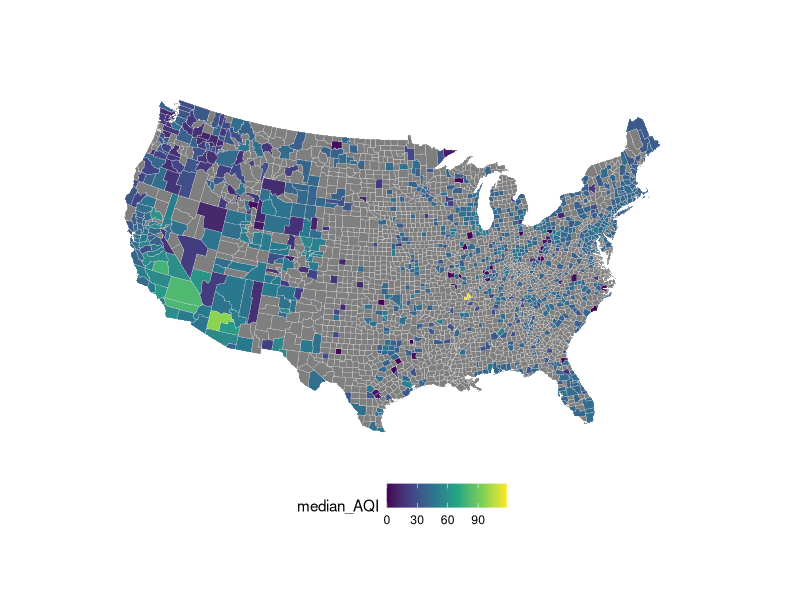
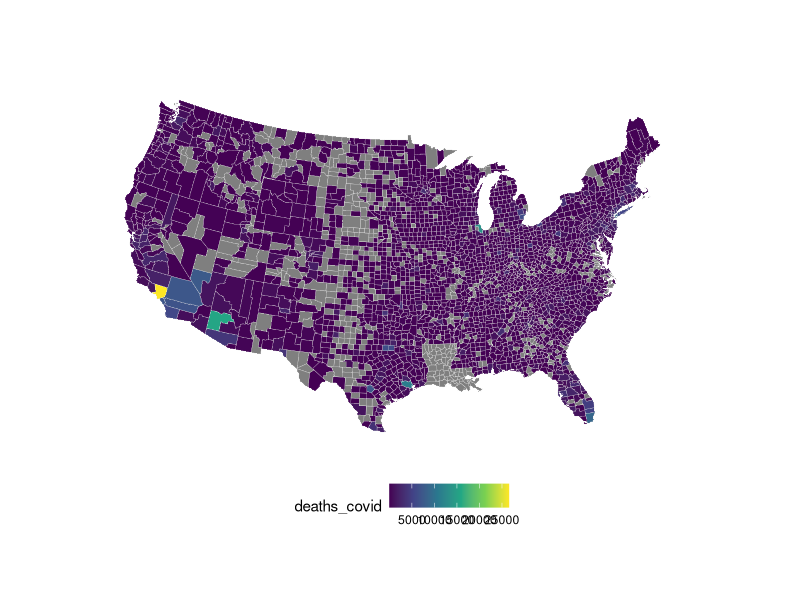
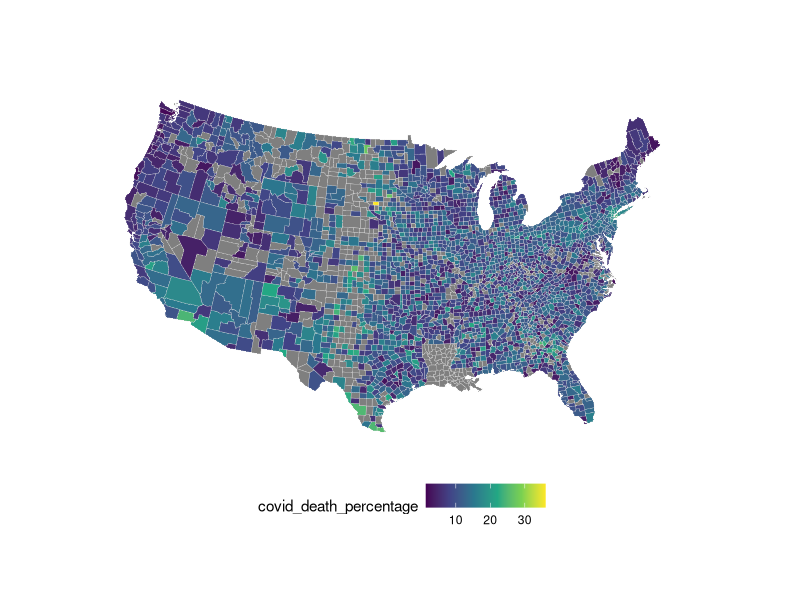
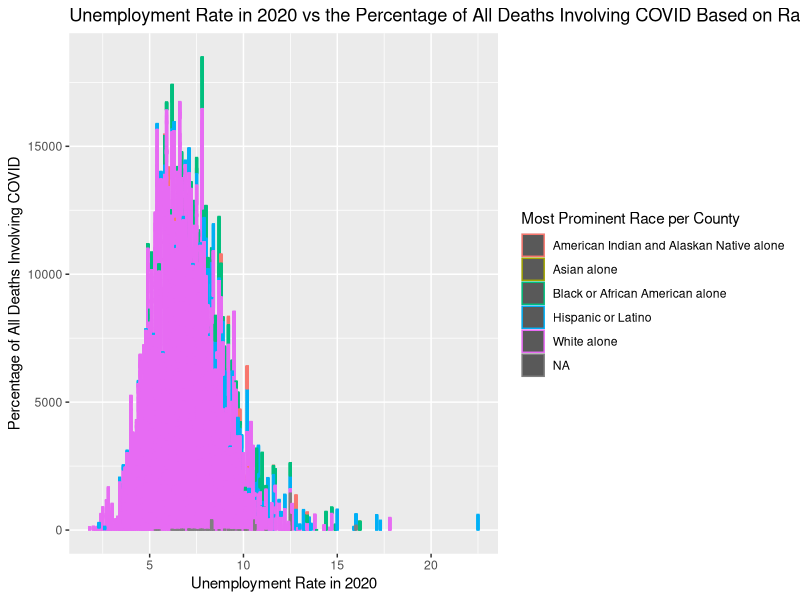
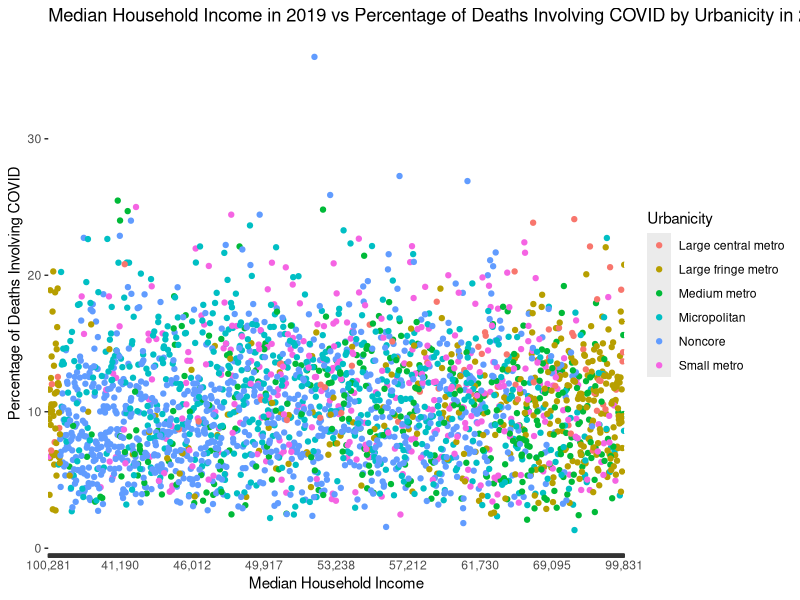
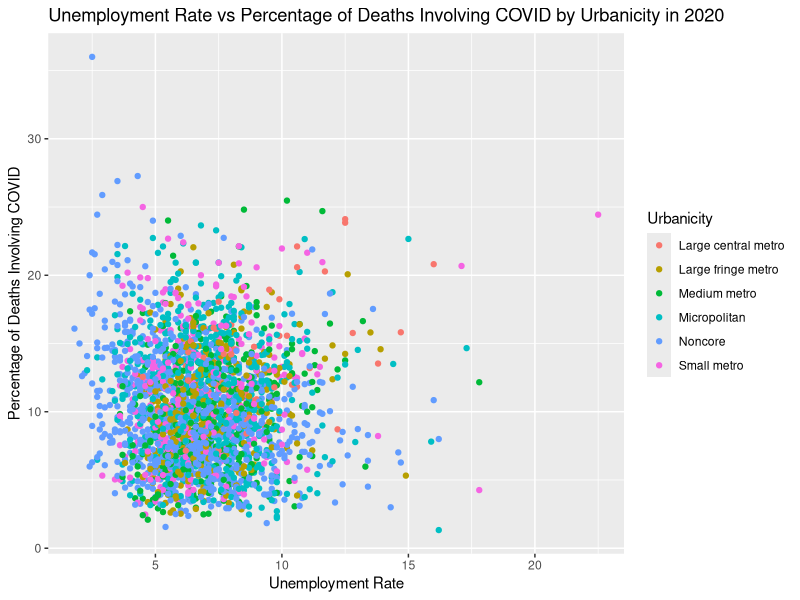
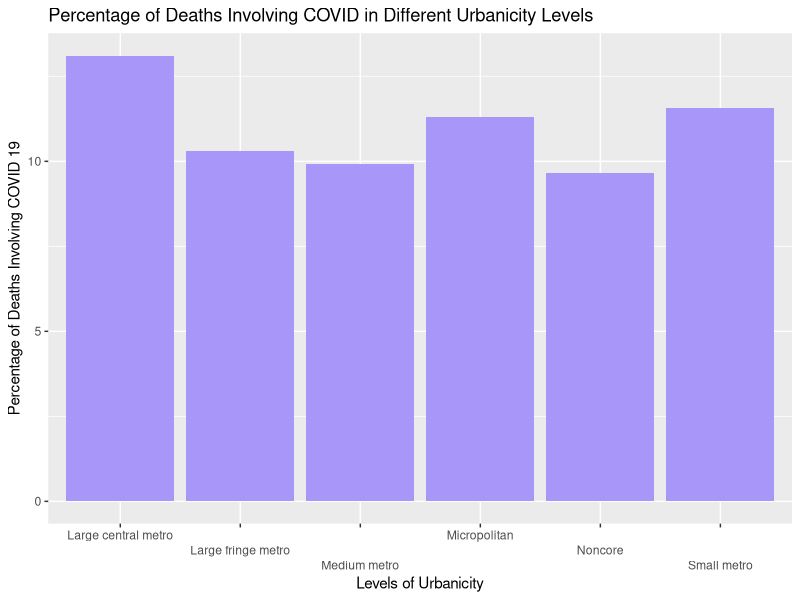
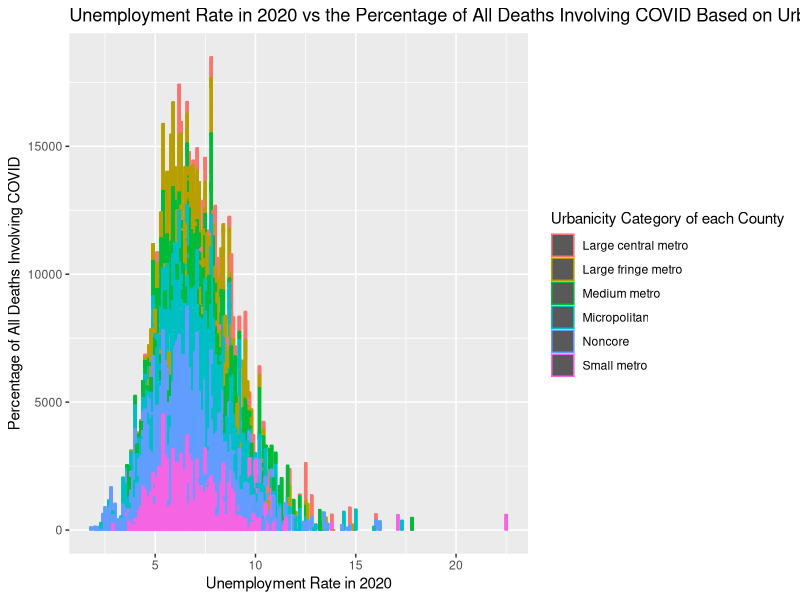

Recreate these plots in R, in order.
library(tidyr)
library(dplyr)
library(tidyverse)
library(data.table)
require(data.table)
library(scales)
library(maps)
library(mapproj)
library(patchwork)

# https://data.cdc.gov/NCHS/Provisional-COVID-19-Death-Counts-in-the-United-St/kn79-hsxy
covid_deaths <- read.csv("./data/covid_death_county.csv",
                         stringsAsFactors = FALSE) %>%
  rename(state = State, county = County.name, county_code = FIPS.County.Code, urbanicity = Urban.Rural.Code, deaths_covid = Deaths.involving.COVID.19, deaths_all = Deaths.from.All.Causes) %>%
  mutate(across(county, tolower)) %>%
  mutate(county = trimws(county)) %>%
  select(!c("Date.as.of", "Start.Date", "End.Date", "Footnote"))

aqi_county <- read.csv("./data/annual_aqi_by_county_2021.csv",
                       stringsAsFactors = FALSE) %>%
  mutate(across(County, tolower)) %>%
  mutate(State = state.abb[match(State,state.name)]) %>%
  filter(!is.na(State)) %>%
  rename(state = State, county = County, year = Year, max_AQI = Max.AQI, median_AQI = Median.AQI) %>%
  select(state, county, year, max_AQI, median_AQI)

# https://www.ers.usda.gov/data-products/county-level-data-sets
income_2019 <- read.csv("./data/unemployment_2019.csv",
                        stringsAsFactors = FALSE) %>%
  select(c("FIPS_Code", "State", "Area_name", "Employed_2019", "Unemployed_2019", "Unemployment_rate_2019", "Employed_2020", "Unemployed_2020", "Unemployment_rate_2020", "Median_Household_Income_2019")) %>%
  rename(county_code = FIPS_Code, state = State, county = Area_name) %>%
  filter(county_code != 0) %>%
  filter(county_code %% 1000 != 0) %>%
  mutate(across(county, tolower))
income_2019$county <- gsub("(.*),.*", "\\1", income_2019$county)

deaths_income <- as.data.table(merge(covid_deaths, income_2019,  by = c("county_code", "state", "county"), all.x = TRUE,all.y=TRUE))
deaths_income <- transform(deaths_income, county = sub(' city and borough', '', county))
deaths_income <- transform(deaths_income, county = sub(' city', '', county))
deaths_income <- transform(deaths_income, county = sub(' county', '', county))
deaths_income <- transform(deaths_income, county = sub(' borough', '', county))
deaths_income <- transform(deaths_income, county = sub(' census area', '', county))
deaths_income <- transform(deaths_income, county = sub(' municipality', '', county))

deaths_income_aqi <- as.data.table(merge(deaths_income, aqi_county,  by = c("state","county"), all.x = TRUE, all.y=TRUE)) %>%
  filter(!is.na(county_code)) %>%
  rename("region" = "state", "subregion" = "county") %>%
  mutate(covid_death_percentage = round((deaths_covid / deaths_all) * 100, 2))
deaths_income_aqi$region <- state.name[match(deaths_income_aqi$region,state.abb)]
deaths_income_aqi$region <- tolower(deaths_income_aqi$region)

# aqi_county <- transform(aqi_county, County = sub('city and borough', '', County))
# aqi_county <- transform(aqi_county, County = sub('city', '', County))
# aqi_county <- transform(aqi_county, County = sub('county', '', County))
# aqi_county <- transform(aqi_county, County = sub('borough', '', County))
# aqi_county <- transform(aqi_county, County = sub('census area', '', County))
# aqi_county <- transform(aqi_county, County = sub('municipality', '', County))


# require(data.table)
# covid_deaths<-as.data.table(covid_deaths)
# aqi_county<-as.data.table(aqi_county)
# covid_deaths[,County:=trimws(County)]

## Page 2. There are more deaths in large central metro, but that could just be because of population size. Let's look at it by
## percentage. We can see that large central metro still has a large percentage of its deaths in 2021 be from COVID, but so
## are a large percentage of deaths in the small metro and micropolitan urbanicities.
urbanicity_deaths_plot <- deaths_income_aqi %>%
  filter(!is.na(covid_death_percentage)) %>%
  ggplot(aes(x = urbanicity, y = deaths_covid)) +
  geom_bar(stat="identity", fill = "#A897F9") +
  scale_y_continuous(name="Total Deaths Involving COVID 19", labels = comma) +
  scale_x_discrete(guide = guide_axis(n.dodge=3)) +
  labs(title = "Total Deaths Involving COVID in Different Urbanicity Levels", x = "Levels of Urbanicity")

urbanicity_deaths_percentage_plot <- deaths_income_aqi %>%
  filter(!is.na(covid_death_percentage)) %>%
  group_by(urbanicity) %>%
  summarize(average_percent_deaths = mean(covid_death_percentage, na.rm = TRUE)) %>%
  ggplot(aes(x = urbanicity, y = average_percent_deaths)) +
  geom_bar(stat="identity", fill = "#A897F9") +
  scale_y_continuous(name="Percentage of Deaths Involving COVID 19", labels = comma) +
  scale_x_discrete(guide = guide_axis(n.dodge=3)) +
  labs(title = "Percentage of Deaths Involving COVID in Different Urbanicity Levels", x = "Levels of Urbanicity")


## Map Section

## Initialize Map
us_counties <- map_data("county")

county_table <- as.data.table(merge(deaths_income_aqi, us_counties,  by = c("region","subregion"), all.x = TRUE, all.y=TRUE))


## Page 3. AQI, Deaths, and Deaths Percentage vs County Maps
aqi_county_map <- county_table %>%
  ggplot(aes(x = long, y = lat, group = group, fill = median_AQI)) +
  geom_polygon(color = "gray90", size = 0.1) +
  coord_map(projection = "albers", lat0 = 45, lat1 = 55) +
  scale_fill_continuous(type = "viridis")+
  theme(legend.position="bottom",
        axis.line=element_blank(),
        axis.text=element_blank(),
        axis.ticks=element_blank(),
        axis.title=element_blank(),
        panel.background=element_blank(),
        panel.border=element_blank(),
        panel.grid=element_blank())

aqi_county_map <- county_table %>%
  ggplot(aes(x = long, y = lat, group = group, fill = median_AQI)) +
  geom_polygon(color = "gray90", size = 0.1) +
  coord_map(projection = "albers", lat0 = 45, lat1 = 55) +
  scale_fill_continuous(type = "viridis")+
  theme(legend.position="bottom",
        axis.line=element_blank(),
        axis.text=element_blank(),
        axis.ticks=element_blank(),
        axis.title=element_blank(),
        panel.background=element_blank(),
        panel.border=element_blank(),
        panel.grid=element_blank())

covid_deaths_county_map <- county_table %>%
  ggplot(aes(x = long, y = lat, group = group, fill = deaths_covid)) +
  geom_polygon(color = "gray90", size = 0.1) +
  coord_map(projection = "albers", lat0 = 45, lat1 = 55) +
  scale_fill_continuous(type = "viridis")+
  theme(legend.position="bottom",
        axis.line=element_blank(),
        axis.text=element_blank(),
        axis.ticks=element_blank(),
        axis.title=element_blank(),
        panel.background=element_blank(),
        panel.border=element_blank(),
        panel.grid=element_blank())

covid_deaths_percentage_county_map <- county_table %>%
  ggplot(aes(x = long, y = lat, group = group, fill = covid_death_percentage)) +
  geom_polygon(color = "gray90", size = 0.1) +
  coord_map(projection = "albers", lat0 = 45, lat1 = 55) +
  scale_fill_continuous(type = "viridis")+
  theme(legend.position="bottom",
        axis.line=element_blank(),
        axis.text=element_blank(),
        axis.ticks=element_blank(),
        axis.title=element_blank(),
        panel.background=element_blank(),
        panel.border=element_blank(),
        panel.grid=element_blank())


## Page 4. Tables that show top counties by death and by death percentage and their urbanicities.

covid_deaths_top_table <- county_table %>%
  select(region, subregion, urbanicity, deaths_covid) %>%
  distinct(.keep_all = TRUE) %>%
  arrange(-deaths_covid) %>%
  top_n(20)
covid_deaths_top_urbanicity <- covid_deaths_top_table %>%
  group_by(urbanicity) %>%
  summarize(count = n())

covid_deaths_percentage_top_table <- county_table %>%
  select(region, subregion, urbanicity, covid_death_percentage) %>%
  distinct(.keep_all = TRUE) %>%
  arrange(-covid_death_percentage) %>%
  top_n(20)
covid_percentage_top_urbanicity <- covid_deaths_percentage_top_table %>%
  group_by(urbanicity) %>%
  summarize(count = n()) %>%
  arrange(-count)

## page 5, covid deaths vs unemployment rates and household income

#plug in urbanicity_deaths_percentage_plot here from above to compare with this one
urbanicity_unemployment_2020_plot <- deaths_income_aqi %>%
  filter(!is.na(Unemployment_rate_2020)) %>%
  group_by(urbanicity) %>%
  summarize(mean_unemployment_rate_2020 = (mean(Unemployment_rate_2020) * 100)) %>%
              ggplot(mapping = aes(x = urbanicity, y = mean_unemployment_rate_2020)) +
              geom_bar(stat="identity", fill = "#A897F9") +
              scale_x_discrete(guide = guide_axis(n.dodge=3)) +
              labs(title = "Unemployment Rate in 2020 in Different Urbanicity Levels", x = "Levels of Urbanicity")
## there isn't much of a correlation here, but larger cities tend to have more unemployment rates
            
unemployment_deaths_percentage_scatter <- deaths_income_aqi %>%
  filter(!is.na(covid_death_percentage)) %>%
  ggplot(mapping = aes(x = Unemployment_rate_2020, y = covid_death_percentage, color = urbanicity)) +
  geom_point() +
  labs(title = "Unemployment Rate vs Percentage of Deaths Involving COVID by Urbanicity in 2020", x = "Unemployment Rate", y = "Percentage of Deaths Involving COVID", color = "Urbanicity")

income_deaths_percentage_scatter <- deaths_income_aqi %>%
  filter(!is.na(covid_death_percentage)) %>%
  filter(!is.na(Median_Household_Income_2019)) %>%
  ggplot(mapping = aes(x = Median_Household_Income_2019, y = covid_death_percentage, color = urbanicity)) +
  geom_point(stat = "identity") +
  scale_x_discrete(guide = guide_axis(check.overlap = TRUE)) +
  labs(title = "Median Household Income in 2019 vs Percentage of Deaths Involving COVID by Urbanicity in 2020", x = "Median Household Income", y = "Percentage of Deaths Involving COVID", color = "Urbanicity")
## there doesn't seem to be a correlation here with income and percentage deaths, but it's very slight with unemployment.
## you can see that most people in large fringe metro are either unemployed or make a lot of money, almost 100,000

# https://covidtracking.com/race
covid_race_combine <- read.csv("./data/covid-county-by-race.csv",
                                 stringsAsFactors = FALSE) %>%
  select(-c(deaths, deathsPer100k)) %>%
  rename("region" = "state", "subregion" = "countyName") %>%
  mutate(across(region, tolower)) %>%
  mutate(across(subregion, tolower)) %>%
  rename("total pop" = total)
covid_race_combine <- transform(covid_race_combine, subregion = sub(' city and borough', '', subregion))
covid_race_combine <- transform(covid_race_combine, subregion = sub(' city', '', subregion))
covid_race_combine <- transform(covid_race_combine, subregion = sub(' county', '', subregion))
covid_race_combine <- transform(covid_race_combine, subregion = sub(' borough', '', subregion))
covid_race_combine <- transform(covid_race_combine, subregion = sub(' census area', '', subregion))
covid_race_combine <- transform(covid_race_combine, subregion = sub(' municipality', '', subregion))
county_table <- as.data.table(merge(county_table, covid_race_combine,  by = c("region","subregion"), all.x = TRUE, all.y = FALSE))


## page 6. unemployment rate vs percentage covid deaths in context of urbanicity and in race
covid_race_scatter <- county_table %>%
  filter(!is.na(covid_death_percentage)) %>%
  ggplot(mapping = aes(x = Unemployment_rate_2020, y = covid_death_percentage, color = largestRace1)) +
  geom_histogram(stat="identity") +
  labs(title = "Unemployment Rate in 2020 vs the Percentage of All Deaths Involving COVID Based on Race", x = "Unemployment Rate in 2020", y = "Percentage of All Deaths Involving COVID", color = "Most Prominent Race per County")

urbanicity_deaths_percentage_scatter <- county_table %>%
  filter(!is.na(covid_death_percentage)) %>%
  ggplot(mapping = aes(x = Unemployment_rate_2020, y = covid_death_percentage, color = urbanicity)) +
  geom_histogram(stat="identity") +
  labs(title = "Unemployment Rate in 2020 vs the Percentage of All Deaths Involving COVID Based on Urbanicity", x = "Unemployment Rate in 2020", y = "Percentage of All Deaths Involving COVID", color = "Urbanicity Category of each County")
